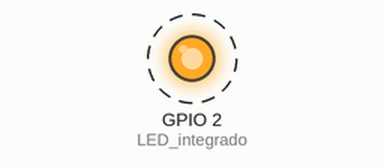
Simulated run of this program. Board: ESP32. Shown: output pins drawn as LEDs (lit = HIGH). Dashed ring = blinking. WiFi joins after 1.5 s; servers stay silent unless stated; what the program prints to the serial monitor is not drawn.

Above: at 2.55 s.
Timing chart, 0 to 5.5 s (numbered marks = the images above):
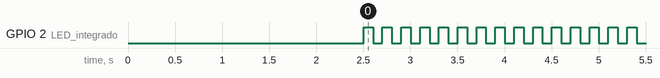

The program:

main.cpp
```cpp
/**
 * Actualizado el: 03/05/2026 16:08:21
 */
#include <Arduino.h>

#include <WiFi.h>

// Configura aquí tus credenciales
const char *ssid = "Nettplus_Astudillo Romero";
const char *password = "19_03_1953";

void setup() {
  Serial.begin(115200);
  delay(1000);

  Serial.println();
  Serial.print("Conectando a ");
  Serial.println(ssid);

  WiFi.begin(ssid, password);

  while (WiFi.status() != WL_CONNECTED) {
    delay(500);
    Serial.print(".");
  }

  Serial.println("");
  Serial.println("¡WiFi conectado!");
  Serial.print("Dirección IP: ");
  Serial.println(WiFi.localIP());

  pinMode(2, OUTPUT); // LED integrado
}

void loop() {
  // Parpadeo rápido para indicar que está conectado
  digitalWrite(2, HIGH);
  delay(100);
  digitalWrite(2, LOW);
  delay(100);
}
```

LED_ON_OFF.cpp
```cpp
/**
 * @file LED_ON_OFF.cpp
 * @brief Código para el control de un LED (encendido/apagado) en un ESP32.
 *
 * Este programa configura el pin GPIO 22 como salida digital para controlar
 * el estado de un LED externo, realizando un ciclo infinito de parpadeo.
 */

#include <Arduino.h> // Inclusión de la librería base para el framework Arduino en ESP32

// Definición del pin GPIO a utilizar. Se utiliza el pin 22 según los requerimientos.
#define LED_PIN 22

/**
 * @brief Configuración inicial del microcontrolador.
 *
 * Esta función se ejecuta una sola vez al iniciar el dispositivo o tras un reset.
 * Se encarga de inicializar los periféricos y configurar el modo de los pines.
 */
void setup() {
  // Configuración del pin definido como SALIDA (OUTPUT).
  // Esto permite al microcontrolador enviar niveles de voltaje (0V o 3.3V) a través del pin.
  pinMode(LED_PIN, OUTPUT);
}

/**
 * @brief Bucle principal de ejecución.
 *
 * Función que se ejecuta de forma cíclica e infinita mientras el dispositivo esté encendido.
 * Contiene la lógica principal del programa.
 */
void loop() {
  // Envía un nivel LÓGICO ALTO (HIGH) al pin GPIO 22.
  // En el ESP32, esto aplica un voltaje de 3.3V, encendiendo el LED.
  digitalWrite(LED_PIN, HIGH);

  // Pausa la ejecución del programa durante 1000 milisegundos (1 segundo).
  // El estado del pin se mantiene sin cambios durante este intervalo.
  delay(1000);

  // Envía un nivel LÓGICO BAJO (LOW) al pin GPIO 22.
  // Esto coloca el pin a 0V (GND), apagando el LED.
  digitalWrite(LED_PIN, LOW);

  // Pausa la ejecución durante otros 1000 milisegundos para completar el ciclo de parpadeo.
  delay(1000);
}
```

Measured:
- by itself, GPIO 2 (LED_integrado): alternates HIGH for 0.10 s and LOW for 0.10 s
- by itself, everything shown: repeats every 5.2 s, in 26 steps
